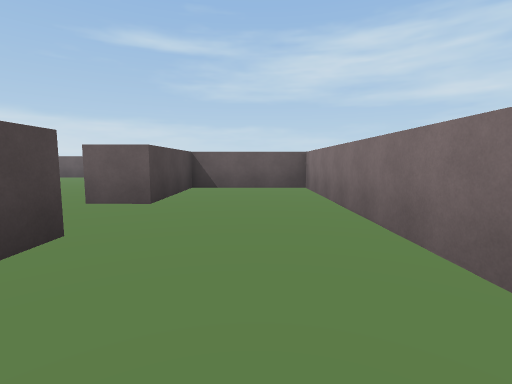
view 1 (above)

23 first-person views from a walk through a Unity game level. The camera is 1.4 m above the floor, tilts 6° down and sees 85° across. The floor is counted in squares, 2 m on a side. Each view is taken from the middle of a square. On the plan, view 1 faces up. The plan holds only what a view shows up to about 9 squares ahead; the rest is blank. The place goes on beyond the plan. The player is left out. Some animated figures are left out. Surface patterns are stand-ins for the level's own textures.

view 2
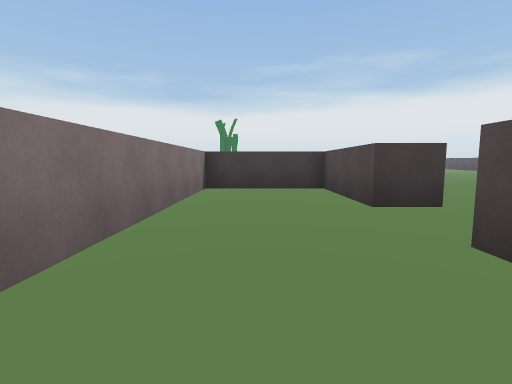

view 3
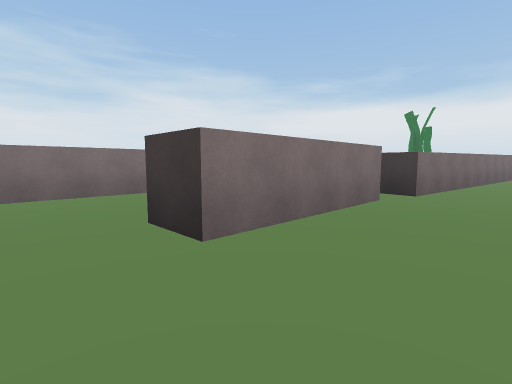

view 4
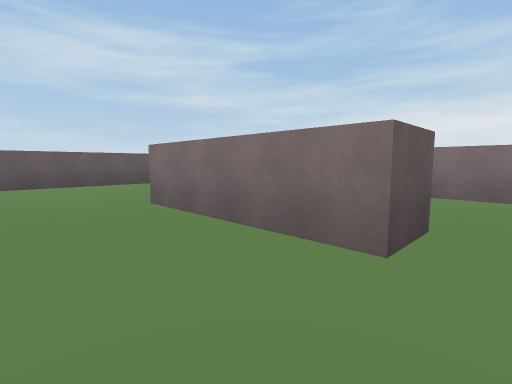

view 5
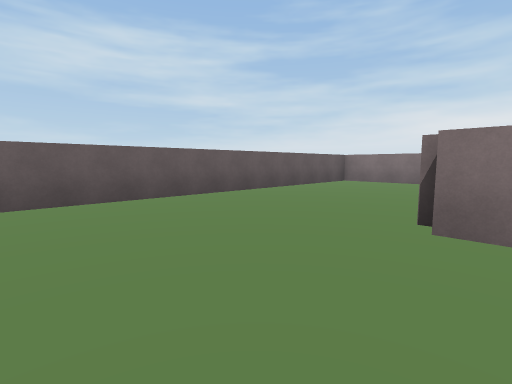

view 6
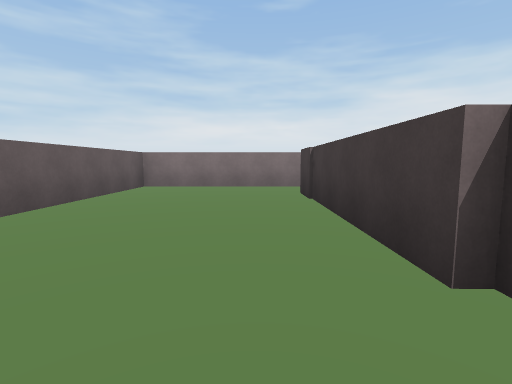

view 7
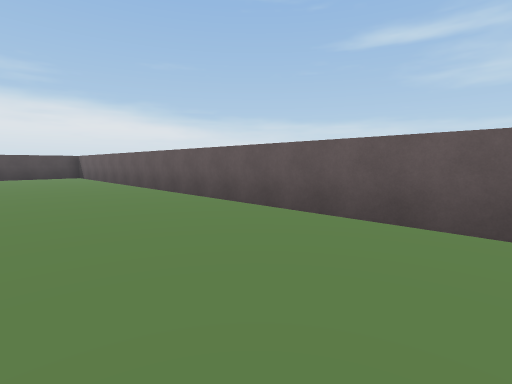

view 8
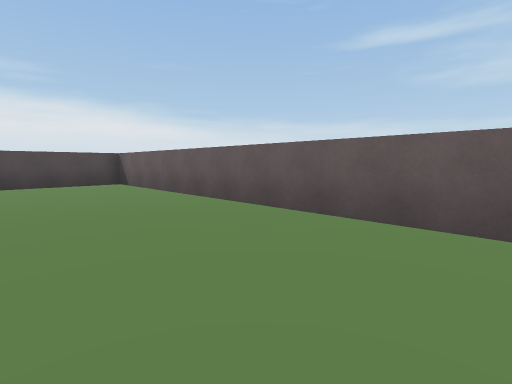

view 9
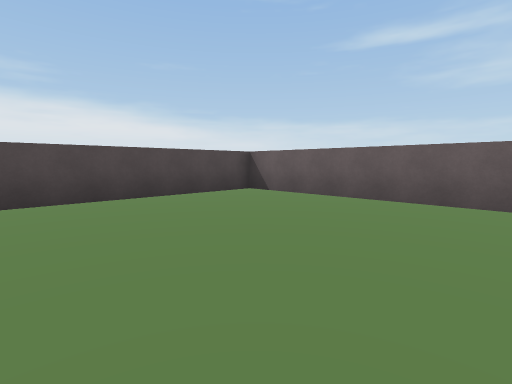

view 10
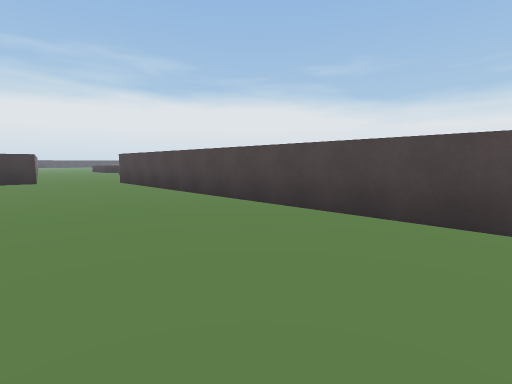

view 11
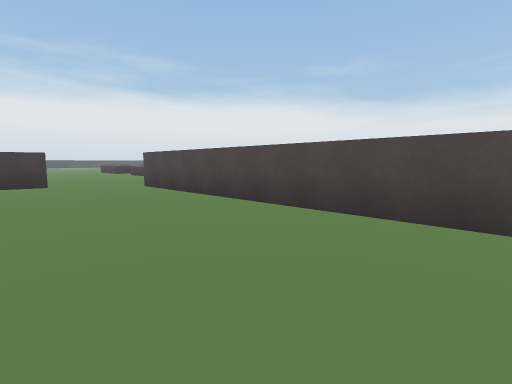

view 12
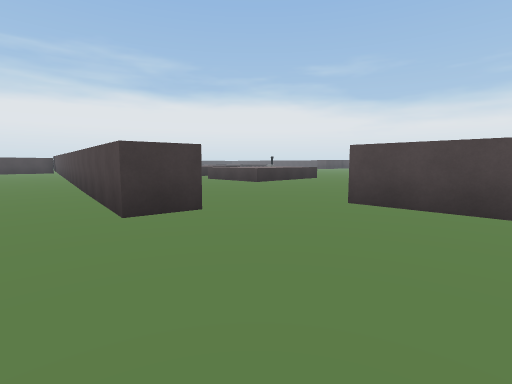

view 13
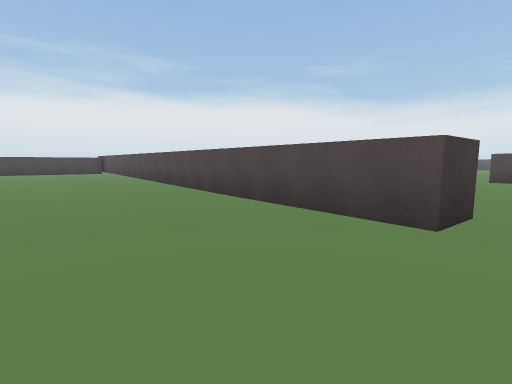

view 14
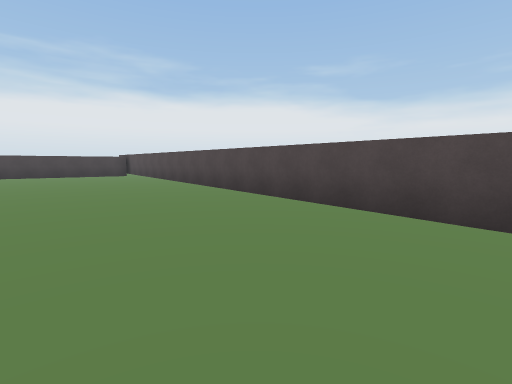

view 15
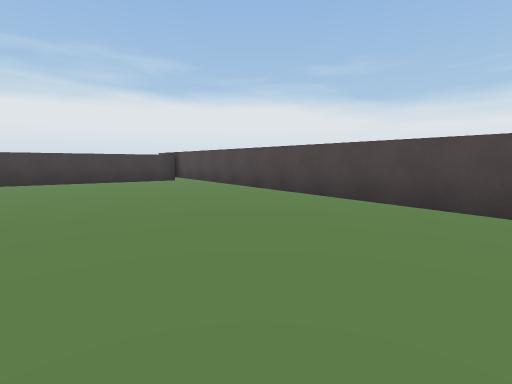

view 16
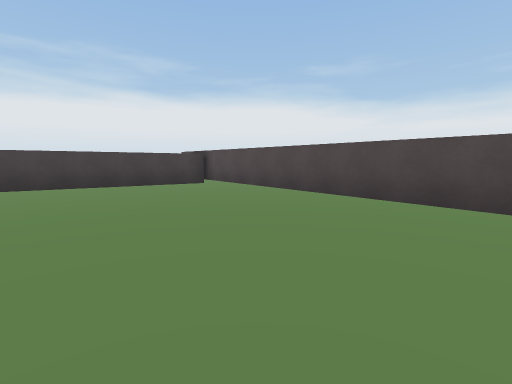

view 17
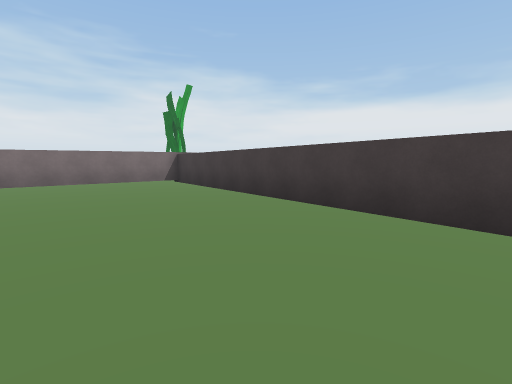

view 18
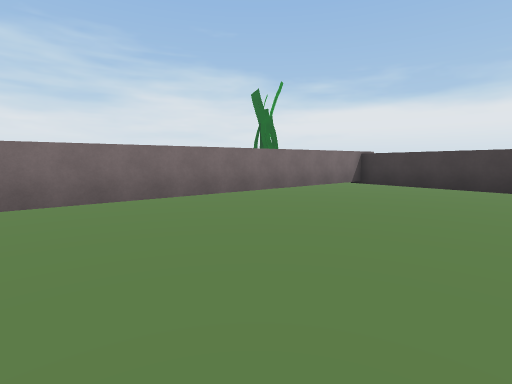

view 19
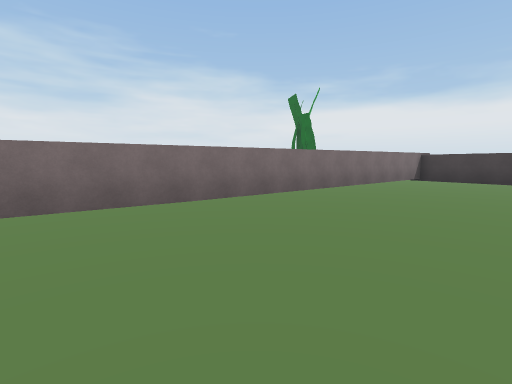

view 20
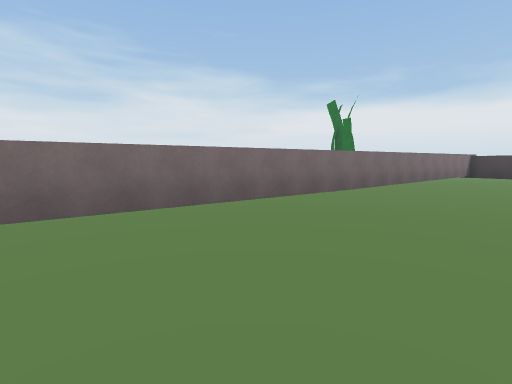

view 21
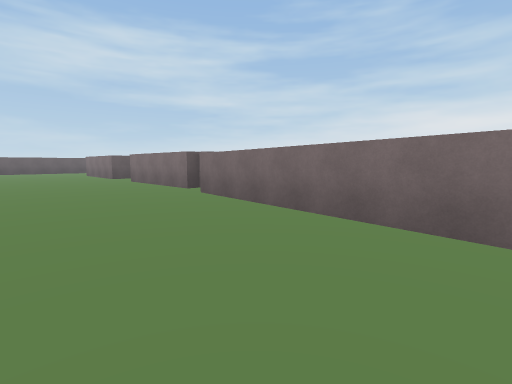

view 22
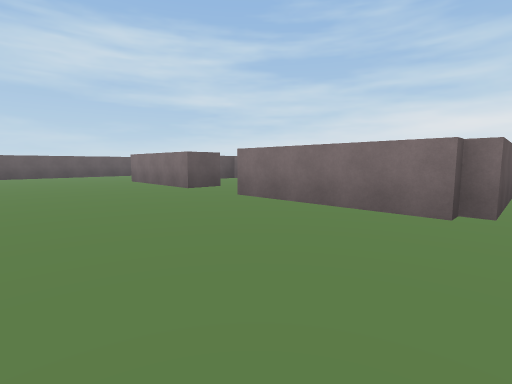

view 23
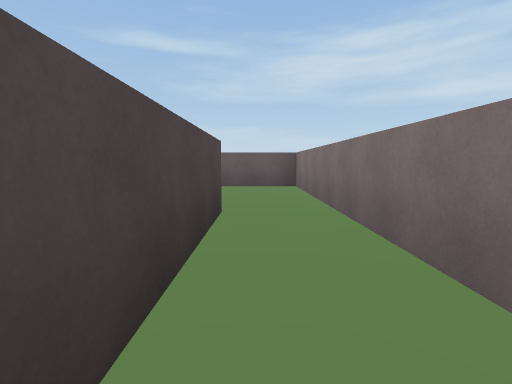

### Floor plan
Ten units are one square. View 1 is at (0, 0); x grows to the right and y downward. Boxes are objects, and circles mark ways between rooms. Rooms are numbered by the first view taken in them; rooms with no view inside come last. Other rooms are left out.
<svg viewBox="-190 -138 237 364">
<path fill="none" stroke="#000" d="M-29 -26 -18 -26 -18 6 14 6 14 -78 -18 -78 -18 -47 -29 -47M-29 13 -29 -26M-25 17 -25 13M-165 15 -153 17 -176 193M-29 -47 -29 -88M-25 -89 25 -89 25 -54M42 -62 42 -133 -185 -133 -185 4M-166 203 -63 221M-58 216 -33 24"/>
<circle cx="-25" cy="-35" r="3" fill="#2a7"/>
<text x="0" y="-40">1</text>
<text x="-90" y="20">2</text>
</svg>
Room 1 opens to room 2.

Where each view was taken, in squares from view 1:
view 1: 0 up, 0 right, facing up
view 2: 7 up, 0 right, facing down
view 3: 4 up, 5 left, facing down-right
view 4: 4 up, 5 left, facing up-right
view 5: 8 up, 6 left, facing up-right
view 6: 10 up, 4 left, facing right
view 7: 10 up, 4 left, facing up-left
view 8: 10 up, 9 left, facing up-left
view 9: 8 up, 13 left, facing up-left
view 10: 10 up, 15 left, facing down-left
view 11: 8 up, 15 left, facing down-left
view 12: 2 up, 14 left, facing down-left
view 13: 1 down, 12 left, facing down-left
view 14: 5 down, 12 left, facing down-left
view 15: 10 down, 12 left, facing down-left
view 16: 12 down, 12 left, facing down-left
view 17: 17 down, 15 left, facing down-right
view 18: 13 down, 10 left, facing down-right
view 19: 10 down, 9 left, facing down-right
view 20: 6 down, 8 left, facing down-right
view 21: 8 down, 7 left, facing up-right
view 22: 2 down, 7 left, facing up-right
view 23: 5 up, 3 right, facing up
